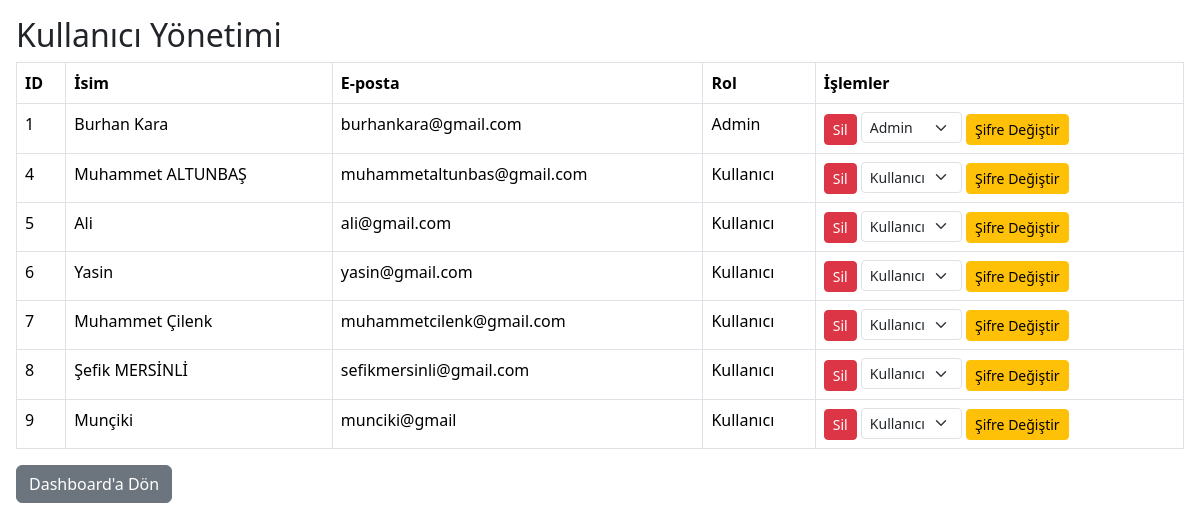
The page /admin (signed in) on the database its author committed.
### app.py (models this page shows)
class User(UserMixin, db.Model):
    id = db.Column(db.Integer, primary_key=True)
    name = db.Column(db.String(100), nullable=False)
    email = db.Column(db.String(100), unique=True, nullable=False)
    password = db.Column(db.String(100), nullable=False)
    role = db.Column(db.Integer, default=0)  # 0: normal kullanıcı, 1: admin
    comments = db.relationship('Comment', backref='user', lazy=True)

### app.py (the view)
@app.route('/admin')
@admin_required
def admin_panel():
    users = User.query.all()
    return render_template('admin.html', users=users)

### app.py (called while the page is built)
def admin_required(f):
    @wraps(f)
    def decorated_function(*args, **kwargs):
        if not current_user.is_authenticated or current_user.role != 1:
            abort(403)  # Yetkisiz erişim
        return f(*args, **kwargs)
    return decorated_function

@login_manager.user_loader
def load_user(user_id):
    return User.query.get(int(user_id))

### templates/admin.html (shortened to what this page needs)
<!DOCTYPE html>
<html lang="tr">
<head>
    <link href="https://cdn.jsdelivr.net/npm/bootstrap@5.3.3/dist/css/bootstrap.min.css" rel="stylesheet" />
</head>
<body class="p-3">
    <h2>Kullanıcı Yönetimi</h2>
    <table class="table table-bordered">
        <thead>
            <tr>
                <th>ID</th><th>İsim</th><th>E-posta</th><th>Rol</th><th>İşlemler</th>
            </tr>
        </thead>
        <tbody>
        {% for user in users %}
            <tr>
                <td>{{ user.id }}</td>
                <td>{{ user.name }}</td>
                <td>{{ user.email }}</td>
                <td>{{ 'Admin' if user.role == 1 else 'Kullanıcı' }}</td>
                <td>
                    <form action="{{ url_for('delete_user', user_id=user.id) }}" method="POST" style="display:inline;" onsubmit="return confirm('Silmek istediğinize emin misiniz?');">
                        <button type="submit" class="btn btn-sm btn-danger">Sil</button>
                    </form>
                    <form action="{{ url_for('change_role', user_id=user.id) }}" method="POST" style="display:inline;">
                        <select name="role" class="form-select form-select-sm d-inline w-auto" onchange="this.form.submit()">
                            <option value="0" {% if user.role == 0 %}selected{% endif %}>Kullanıcı</option>
                            <option value="1" {% if user.role == 1 %}selected{% endif %}>Admin</option>
                        </select>
                    </form>
                    <a href="{{ url_for('change_password', user_id=user.id) }}" class="btn btn-sm btn-warning">Şifre Değiştir</a>
                </td>
            </tr>
        {% endfor %}
        </tbody>
    </table>
    <a href="{{ url_for('dashboard') }}" class="btn btn-secondary">Dashboard'a Dön</a>
</body>
</html>

### rows shown on the page
User: id "1", name "Burhan Kara", email "burhankara@gmail.com", role "Admin"
User: id "4", name "Muhammet ALTUNBAŞ", email "muhammetaltunbas@gmail.com", role "Kullanıcı"
User: id "5", name "Ali", email "ali@gmail.com", role "Kullanıcı"
User: id "6", name "Yasin", email "yasin@gmail.com", role "Kullanıcı"
User: id "7", name "Muhammet Çilenk", email "muhammetcilenk@gmail.com", role "Kullanıcı"
User: id "8", name "Şefik MERSİNLİ", email "sefikmersinli@gmail.com", role "Kullanıcı"
User: id "9", name "Munçiki", email "munciki@gmail", role "Kullanıcı"
